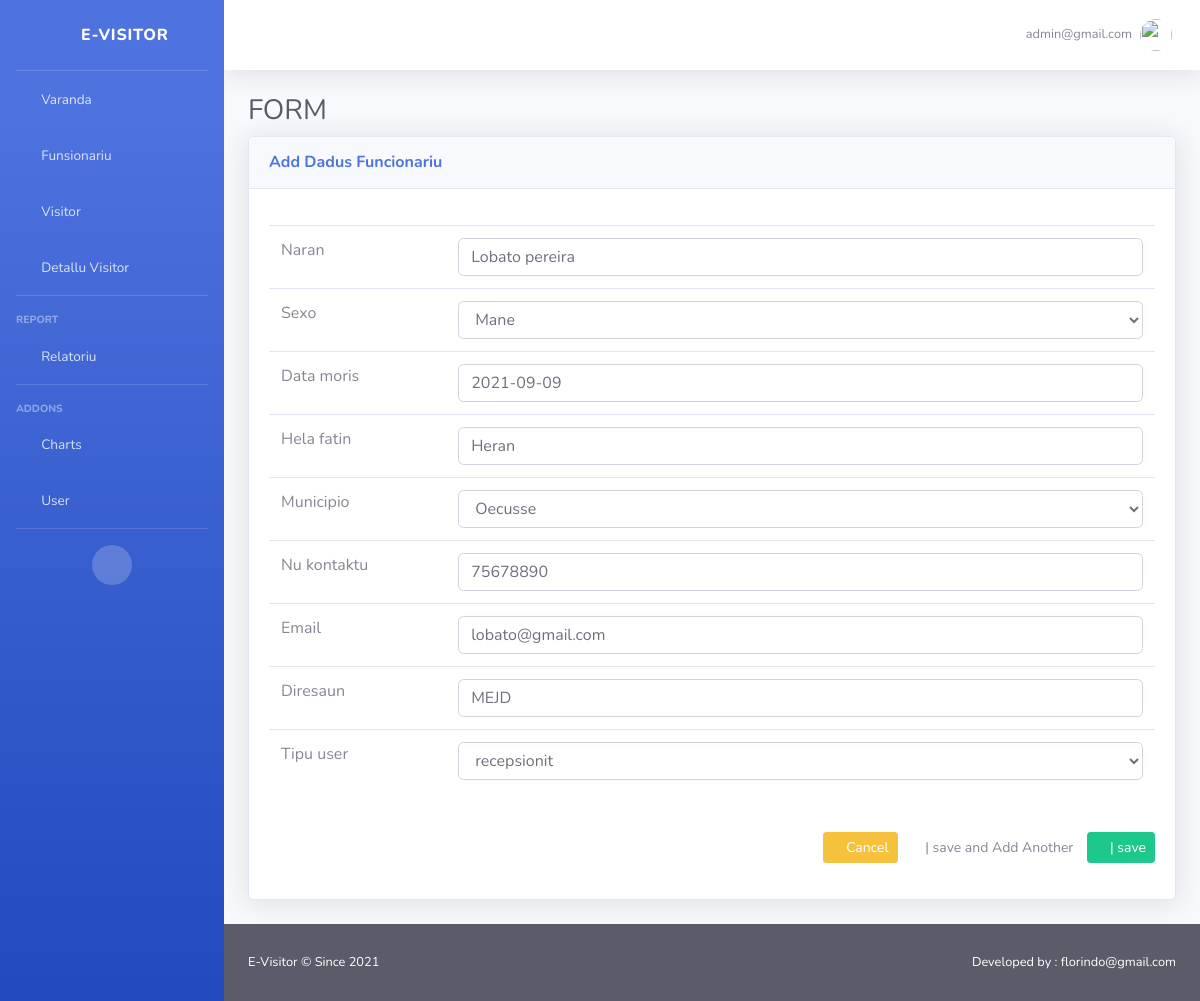
Page /update_funcionariu/5 (signed in) on the committed database.
### user/models.py (models this page shows)
class User(AbstractUser):
	is_visitor = models.BooleanField(default=False)
	is_recepcionist = models.BooleanField(default=False)
	is_funsionariu = models.BooleanField(default=False)

### admin1/models.py (models this page shows, shortened)
class Funcionariu(models.Model):
	SEXO = (
			('Mane', 'Mane'),
			('Feto', 'Feto'),
			)
	TIPU_USER = (
			('Funsionariu', 'Funsionariu'),
			('recepsionit', 'recepsionit'),
			)
	MUNICIPIO = (
			('Aileu', 'Aileu'),
			('Ainaru', 'Ainaru'),
			('Baucau', 'Baucau'),
			('Bobonaru', 'Bobonaru'),
			('Covalima', 'Covalima'),
			('Dili', 'Dili'),
			('Ermera', 'Ermera'),
			('Likisa', 'Likisa'),
			('Lautem', 'Lautem'),
			('Manatuto', 'Manatuto'),
			('Manufahi', 'Manufahi'),
			('Oecusse', 'Oecusse'),
			('Viqueque', 'Viqueque'),
			)
	naran = models.CharField(max_length=200,null=True)
	sexo = models.CharField(max_length=200,null=True,choices=SEXO)
	data_moris = models.DateField(auto_now=False,auto_now_add=False,null=True)
	hela_fatin = models.CharField(max_length=200,null=True)
	municipio = models.CharField(max_length=200,null=True,choices=MUNICIPIO)
	nu_kontaktu = models.CharField(max_length=200,null=True)
	email = models.EmailField(max_length=200,null=True)
	diresaun = models.CharField(max_length=200,null=True)
	tipu_user = models.CharField(max_length=200,null=True,choices=TIPU_USER)
	user = models.ForeignKey(User, on_delete=models.CASCADE, null=True)

### admin1/views.py (the view)
# urls.py: path('update_funcionariu/<str:id>', updateFuncionariu, name="update_funcionariu"),
@login_required
def updateFuncionariu(request, id):
	funsionariu = Funcionariu.objects.get(id=id)
	form = FuncionariuForm(instance=funsionariu)
	if request.method == 'POST':
		form = FuncionariuForm(request.POST, instance=funsionariu)
		if form.is_valid():
			form.save()
			return redirect('funcionariu')
	data = {
		'form':form,
		'title':"Formulariu Update Funcionariu",
	}
	return render(request, 'addfuncionariu.html',data)

### admin1/forms.py
class FuncionariuForm(forms.ModelForm):
	class Meta:
		model = Funcionariu
		fields = ['naran','sexo','data_moris','hela_fatin','municipio','nu_kontaktu','email','diresaun','tipu_user']

### admin1/templates/addfuncionariu.html (shortened to what this page needs)
{% extends 'main/base.html' %}
{% load static %}
{% load widget_tweaks %}
{% block content %}
				<div class="container-fluid">
                    <h1 class="h3 mb-2 text-gray-800">FORM</h1>
                    <div class="card shadow mb-4">
                        <div class="card-header py-3">
                            <h6 class="m-0 font-weight-bold text-primary">Add Dadus Funcionariu</h6>
                        </div>
                        <div class="card-body">
                        	<form method="POST" action="" novalidate>
                                <table class="table table-hover">
                                {% for field in form %}
                                    <tr>
                                        <div class="form-group">
                                            <td width="20%"><label for="{{ field.id_for_label }}">{{field.label}}</label></td>
                                            <td width="80%">{{field|add_class:'form-control'}}</td>
                                        </div>
                                    </tr>
                        		{% endfor %}
                                </table>
                                <br>
                                <div class="form-group text-right">
                                    <button class="btn btn-sm btn-warning" onclick=self.history.back()>
                                        <span class="fa fa-angle-left"></span> Cancel
                                    </button>
                                    <button type="submit" name="save_and_add_another" class="btn btn-sm btn-default">
                                        <span class="fa fa-save"></span> | save and Add Another
                                    </button>
                                    <button type="submit" name="save" class="btn btn-sm btn-success">
                                        <span class="fa fa-save"></span> | save
                                    </button>
                                </div>
                        	</form>
                        </div>
                    </div>
                </div>
{% endblock %}

### admin1/templates/main/topbar.html (shortened to what this page needs)
{% load static %}
<nav class="navbar navbar-expand navbar-light bg-white topbar mb-4 static-top shadow">
                    <ul class="navbar-nav ml-auto">
                        <li class="nav-item dropdown no-arrow">
                            <a class="nav-link dropdown-toggle" href="#" id="userDropdown" role="button"
                                data-toggle="dropdown" aria-haspopup="true" aria-expanded="false">
                                <span class="mr-2 d-none d-lg-inline text-gray-600 small">{{request.user.email}}</span>
                                <img class="img-profile rounded-circle"
                                    src=" {% static 'img/undraw_profile.svg' %}">
                            </a>
                        </li>
                    </ul>
                </nav>

### rows in the picture
User: user.email "admin@gmail.com"
Funcionariu: form "Lobato pereira" "Mane" "2021-09-09" "Heran" "Oecusse" "75678890" "lobato@gmail.com" "MEJD" "recepsionit"

### other values in the picture
{{ field.label }} "Naran" "Sexo" "Data moris" "Hela fatin" "Municipio" "Nu kontaktu" "Email" "Diresaun" "Tipu user"
